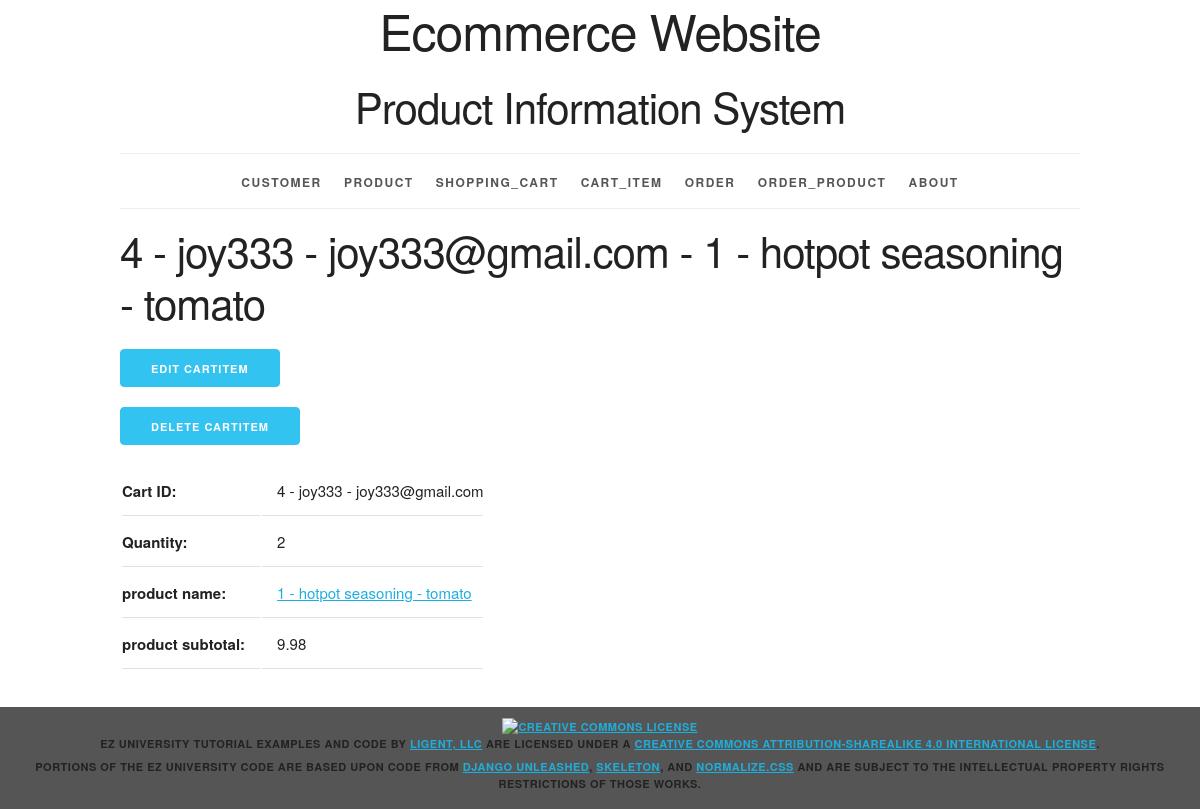
Page /cartitem/7/ on the earlier database version.
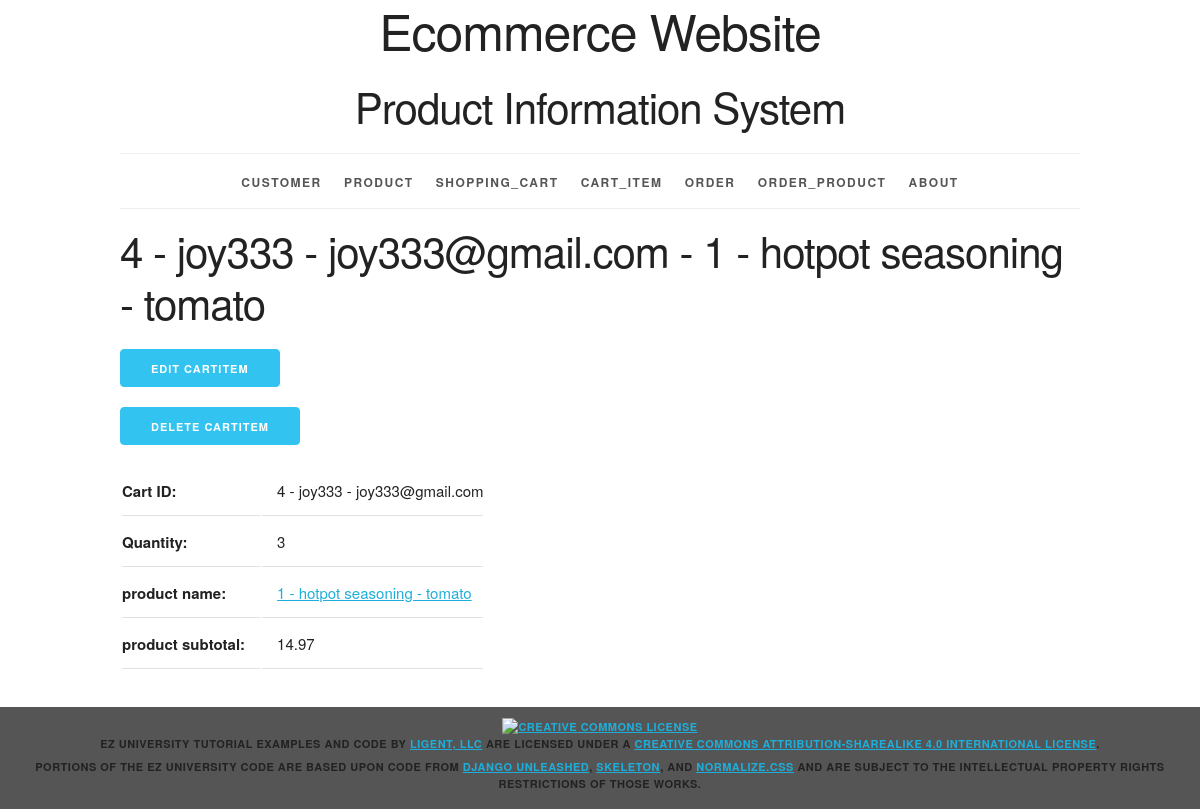
Same page on the later database version.
### productinfo/models.py (models this page shows, shortened)
class Cart_Item(models.Model):
	ci_id = models.AutoField(primary_key=True)
	quantity = models.IntegerField()
	cart_id = models.ForeignKey(Shopping_Cart, related_name='cart_items', on_delete=models.PROTECT)
	product_id = models.ForeignKey(Product, related_name='cart_items', on_delete=models.PROTECT)
	def __str__(self):
		return f'{self.cart_id} - {self.product_id}'
	class Meta:
		ordering = ['cart_id', 'product_id']
		constraints = [
			UniqueConstraint(fields=['cart_id', 'product_id'], name='unique_cartitem')
		]

class Shopping_Cart(models.Model):
	cart_id = models.AutoField(primary_key=True)
	total_price = models.FloatField()
	customer_id = models.ForeignKey(Customer, related_name='shopping_carts', on_delete=models.PROTECT)
	sm_id = models.ForeignKey(Shipping_Method, related_name='shopping_carts', on_delete=models.PROTECT)
	pm_id = models.ForeignKey(Payment_Method, related_name='shopping_carts', on_delete=models.PROTECT)
	def __str__(self):
		return f'{self.cart_id} - {self.customer_id}'
	class Meta:
		ordering = ['cart_id']
		constraints = [
			UniqueConstraint(fields=['customer_id'], name='unique_shoppingcart')
		]

class Customer(models.Model):
	customer_id = models.AutoField(primary_key=True)
	first_name = models.CharField(max_length=45)
	last_name = models.CharField(max_length=45)
	disambiguator = models.CharField(max_length=45, blank=True, default='')
	username = models.CharField(max_length=45)
	password = models.CharField(max_length=45)
	email = models.CharField(max_length=225)
	sm_id = models.ForeignKey(Shipping_Method, related_name='customers', on_delete=models.PROTECT)
	pm_id = models.ForeignKey(Payment_Method, related_name='customers', on_delete=models.PROTECT)
	def __str__(self):
		return f'{self.username} - {self.email}'
	class Meta:
		ordering = ['customer_id']
		constraints = [
			UniqueConstraint(fields=['username', 'email', 'disambiguator'], name='unique_customer')
		]

class Product(models.Model):
	product_id = models.AutoField(primary_key=True)
	product_name = models.CharField(max_length=225, unique=True)
	product_price = models.FloatField()
	stock_num = models.IntegerField()
	category_id = models.ForeignKey(Category, related_name='products', on_delete=models.PROTECT)
	def __str__(self):
		return f'{self.product_id} - {self.product_name}'
	def get_absolute_url(self):
		return reverse('productinfo_product_detail_urlpattern',
					   kwargs={'pk':self.pk}
					   )
	class Meta:
		ordering = ['product_id']
		constraints = [
			UniqueConstraint(fields=['product_name'], name='unique_product')
		]

### productinfo/views.py (the view)
class CartItemDetail(DetailView):
	model = Cart_Item
	def get_context_data(self, **kwargs):
		context = super(DetailView, self).get_context_data(**kwargs)
		cart_item = self.get_object()
		cart_id = cart_item.cart_id
		product_id = cart_item.product_id
		sub_total = cart_item.quantity * cart_item.product_id.product_price
		context['cart_id'] = cart_id
		context['product_id'] = product_id
		context['sub_total'] = sub_total
		return context

### productinfo/templates/productinfo/cart_item_detail.html (shortened to what this page needs)
{% extends 'productinfo/base.html' %}
{% block content %}
    <h2>{{ cart_item }}</h2>
    <ul class="ezu-button-list">
        <li>
            <a href="{{ cartitem.get_update_url }}" class="button button-primary">
                Edit CartItem</a></li>
        <li><a href="{{ cartitem.get_delete_url }}" class="button button-primary">
                Delete CartItem</a></li>
    </ul>
    <section>
        <table>
            <tr>
                <th>Cart ID:</th>
                <td>{{ cart_id }}</td>
            </tr>
            <tr>
                <th>Quantity:</th>
                <td>{{ cart_item.quantity }}</td>
            </tr>
            <tr>
                <th>product name:</th>
                <td><a href="{{ product_id.get_absolute_url}}">{{ product_id }}</a></td>
            </tr>
            <tr>
                <th>product subtotal:</th>
                <td>{{ sub_total }}</td>
            </tr>
        </table>
    </section>
{% endblock %}

Differences in the rows shown:
changed Cart_Item "4 - joy333 - joy333@gmail.com - 1 - hotpot seasoning - tomato": quantity "2" → "3"
Other differences:
{{ sub_total }}: "9.98" → "14.97"
